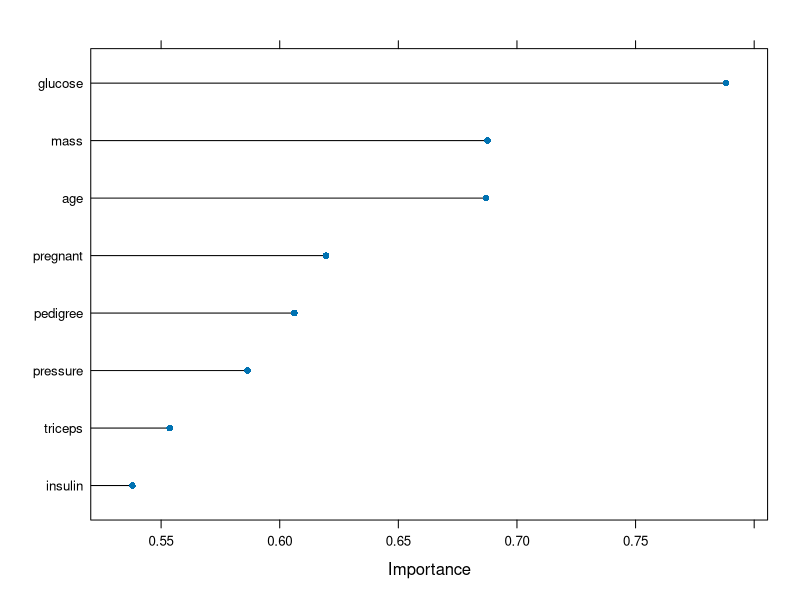
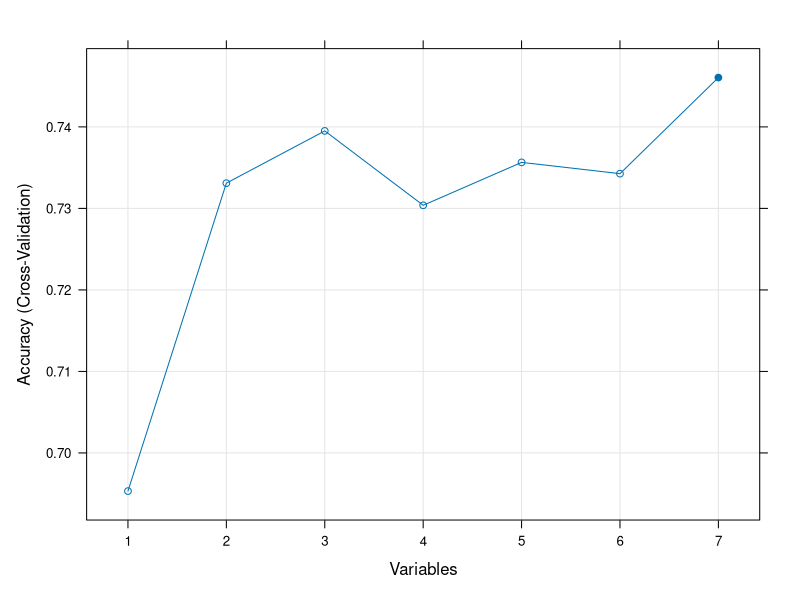

Recreate these plots in R, in order.
## ---- chunk 1
# load library
library(mlbench) # data in this library
library(caret)
## ---- chunk 2
# load data
data("PimaIndiansDiabetes")
## ---- chunk 3
correlation <- cor(PimaIndiansDiabetes[,1:8])
## ---- chunk 4
print(correlation)
## ---- chunk 5
# find highly correlated variables
high_cor <- findCorrelation(correlation, cutoff = 0.5, names = T)
## ---- chunk 6
print(high_cor)
## ---- chunk 7
# prepare training scheme
control <- trainControl(method="repeatedcv", number=10, repeats=3)
## ---- chunk 8
# train the model
library(e1071)
model <- train(diabetes ~., data=PimaIndiansDiabetes, method="lvq", preProcess="scale", trControl=control)
## ---- chunk 9
# estimate variable importance
importance <- varImp(model, scale=FALSE)
## ---- chunk 10
# summarize importance
print(importance)
# plot importance
plot(importance)
## ---- chunk 11
# define the control using a random forest selection function
control <- rfeControl(functions=rfFuncs, method="cv", number=10)

# run the RFE algorithm
results <- rfe(PimaIndiansDiabetes[,1:7], PimaIndiansDiabetes[,9], sizes=c(1:7), rfeControl=control)
## ---- chunk 12
# summarize the results
print(results)
## ---- chunk 13
# list the chosen features
predictors(results)
## ---- chunk 14
# plot the results
plot(results, type=c("g", "o"))
